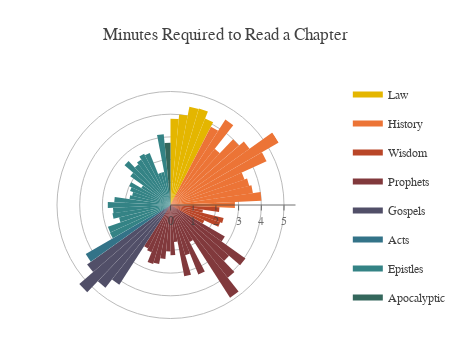

Notebook code for this chart:
### Markdown cell above
By the 1st year, we will have only completed 18% of the books on the bible. If this is not discouraging enough, after a further year, we would still not have completed the Old Testament (<span class="yellow-text">Law</span> to <span class="red-text">Prophets</span>). However, upon reaching the New Testament (<span class="blue-text">Gospels</span> to <span class="green-text">Apocalyptic</span>), we could complete the whole set of books within 9 months. The Old Testament is at least 3 times longer than the New Testament!

####  Chapter Length

Assuming that the average human reads <a href="http://www.readingsoft.com/" target="_blank">200 words per minute</a>, we can also estimate how long it will take to read 1 chapter every day:

### Code cell
bible["Minutes_p_Chapter"] = bible["Words"] / bible["Chapters"] / 200.
inputs = []

deg_incr = 360. / len(bible.index)
for name, group in __get_genre_groups():
    
    # Insert Legend Item
    inputs.append(
        py_go.Scatterpolar(
            r = [0, 0, 0, 0],
            theta = [0, 0, 0, 0],
            name = name,
            legendgroup = name,
            mode = 'none',
            fill = 'toself',
            fillcolor = __get_genre_colors()[name],
            showlegend = True
        )
    
    )    
    
    # Insert Each Book
    for key, val in group["Minutes_p_Chapter"].items():
        inputs.append(
            py_go.Scatterpolar(
                r = [0, val, val, 0],
                theta = [0,bible.index.get_loc(key)*deg_incr,(bible.index.get_loc(key)+1)*deg_incr,0],
                name = bible["Name"][key],
                legendgroup = name,
                mode = 'none',
                hoverinfo ='text',
                text=bible["Name"][key] + ": " + "{:.1f}".format(val) + " min",
                fill = 'toself',
                fillcolor = __get_genre_colors()[name],
                showlegend = False
            )
        )


layout = py_go.Layout(_d.py_layout)
layout["autosize"] = False
layout["width"] = 450
layout["height"] = 350
layout["margin"] = dict(t=80,l=0,r=0,b=20)
layout["title"] = "Minutes Required to Read a Chapter"
layout["polar"]["angularaxis"]["visible"]=False

fig = py_go.Figure(data=inputs, layout=layout)
py.iplot(fig, config=_d.py_config)

### Figure 1 — Plotly figure (JSON) as saved in the notebook; plotly's stock layout.template omitted (floating-point values rounded to 4 significant figures)
{"data": [{"fill": "toself", "fillcolor": "#e4b600", "legendgroup": "Law", "mode": "none", "name": "Law", "r": [0, 0, 0, 0], "showlegend": true, "theta": [0, 0, 0, 0], "type": "scatterpolar"}, {"fill": "toself", "fillcolor": "#e4b600", "hoverinfo": "text", "legendgroup": "Law", "mode": "none", "name": "Genesis", "r": [0, 3.804, 3.804, 0], "showlegend": false, "text": "Genesis: 3.8 min", "theta": [0, 0, 5.455, 0], "type": "scatterpolar"}, {"fill": "toself", "fillcolor": "#e4b600", "hoverinfo": "text", "legendgroup": "Law", "mode": "none", "name": "Exodus", "r": [0, 4.01, 4.01, 0], "showlegend": false, "text": "Exodus: 4.0 min", "theta": [0, 5.455, 10.91, 0], "type": "scatterpolar"}, {"fill": "toself", "fillcolor": "#e4b600", "hoverinfo": "text", "legendgroup": "Law", "mode": "none", "name": "Leviticus", "r": [0, 4.402, 4.402, 0], "showlegend": false, "text": "Leviticus: 4.4 min", "theta": [0, 10.91, 16.36, 0], "type": "scatterpolar"}, {"fill": "toself", "fillcolor": "#e4b600", "hoverinfo": "text", "legendgroup": "Law", "mode": "none", "name": "Numbers", "r": [0, 4.432, 4.432, 0], "showlegend": false, "text": "Numbers: 4.4 min", "theta": [0, 16.36, 21.82, 0], "type": "scatterpolar"}, {"fill": "toself", "fillcolor": "#e4b600", "hoverinfo": "text", "legendgroup": "Law", "mode": "none", "name": "Deuteronomy", "r": [0, 4.101, 4.101, 0], "showlegend": false, "text": "Deuteronomy: 4.1 min", "theta": [0, 21.82, 27.27, 0], "type": "scatterpolar"}, {"fill": "toself", "fillcolor": "#ec7436", "legendgroup": "History", "mode": "none", "name": "History", "r": [0, 0, 0, 0], "showlegend": true, "theta": [0, 0, 0, 0], "type": "scatterpolar"}, {"fill": "toself", "fillcolor": "#ec7436", "hoverinfo": "text", "legendgroup": "History", "mode": "none", "name": "Joshua", "r": [0, 3.884, 3.884, 0], "showlegend": false, "text": "Joshua: 3.9 min", "theta": [0, 27.27, 32.73, 0], "type": "scatterpolar"}, {"fill": "toself", "fillcolor": "#ec7436", "hoverinfo": "text", "legendgroup": "History", "mode": "none", "name": "Judges", "r": [0, 4.473, 4.473, 0], "showlegend": false, "text": "Judges: 4.5 min", "theta": [0, 32.73, 38.18, 0], "type": "scatterpolar"}, {"fill": "toself", "fillcolor": "#ec7436", "hoverinfo": "text", "legendgroup": "History", "mode": "none", "name": "Ruth", "r": [0, 3.15, 3.15, 0], "showlegend": false, "text": "Ruth: 3.1 min", "theta": [0, 38.18, 43.64, 0], "type": "scatterpolar"}, {"fill": "toself", "fillcolor": "#ec7436", "hoverinfo": "text", "legendgroup": "History", "mode": "none", "name": "1 Samuel", "r": [0, 3.995, 3.995, 0], "showlegend": false, "text": "1 Samuel: 4.0 min", "theta": [0, 43.64, 49.09, 0], "type": "scatterpolar"}, {"fill": "toself", "fillcolor": "#ec7436", "hoverinfo": "text", "legendgroup": "History", "mode": "none", "name": "2 Samuel", "r": [0, 4.275, 4.275, 0], "showlegend": false, "text": "2 Samuel: 4.3 min", "theta": [0, 49.09, 54.55, 0], "type": "scatterpolar"}, {"fill": "toself", "fillcolor": "#ec7436", "hoverinfo": "text", "legendgroup": "History", "mode": "none", "name": "1 Kings", "r": [0, 5.506, 5.506, 0], "showlegend": false, "text": "1 Kings: 5.5 min", "theta": [0, 54.55, 60.0, 0], "type": "scatterpolar"}, {"fill": "toself", "fillcolor": "#ec7436", "hoverinfo": "text", "legendgroup": "History", "mode": "none", "name": "2 Kings", "r": [0, 4.651, 4.651, 0], "showlegend": false, "text": "2 Kings: 4.7 min", "theta": [0, 60.0, 65.45, 0], "type": "scatterpolar"}, {"fill": "toself", "fillcolor": "#ec7436", "hoverinfo": "text", "legendgroup": "History", "mode": "none", "name": "1 Chronicles", "r": [0, 3.451, 3.451, 0], "showlegend": false, "text": "1 Chronicles: 3.5 min", "theta": [0, 65.45, 70.91, 0], "type": "scatterpolar"}, {"fill": "toself", "fillcolor": "#ec7436", "hoverinfo": "text", "legendgroup": "History", "mode": "none", "name": "2 Chronicles", "r": [0, 3.57, 3.57, 0], "showlegend": false, "text": "2 Chronicles: 3.6 min", "theta": [0, 70.91, 76.36, 0], "type": "scatterpolar"}, {"fill": "toself", "fillcolor": "#ec7436", "hoverinfo": "text", "legendgroup": "History", "mode": "none", "name": "Ezra", "r": [0, 3.667, 3.667, 0], "showlegend": false, "text": "Ezra: 3.7 min", "theta": [0, 76.36, 81.82, 0], "type": "scatterpolar"}, {"fill": "toself", "fillcolor": "#ec7436", "hoverinfo": "text", "legendgroup": "History", "mode": "none", "name": "Nehemiah", "r": [0, 4.01, 4.01, 0], "showlegend": false, "text": "Nehemiah: 4.0 min", "theta": [0, 81.82, 87.27, 0], "type": "scatterpolar"}, {"fill": "toself", "fillcolor": "#ec7436", "hoverinfo": "text", "legendgroup": "History", "mode": "none", "name": "Esther", "r": [0, 2.84, 2.84, 0], "showlegend": false, "text": "Esther: 2.8 min", "theta": [0, 87.27, 92.73, 0], "type": "scatterpolar"}, {"fill": "toself", "fillcolor": "#b94628", "legendgroup": "Wisdom", "mode": "none", "name": "Wisdom", "r": [0, 0, 0, 0], "showlegend": true, "theta": [0, 0, 0, 0], "type": "scatterpolar"}, {"fill": "toself", "fillcolor": "#b94628", "hoverinfo": "text", "legendgroup": "Wisdom", "mode": "none", "name": "Job", "r": [0, 2.16, 2.16, 0], "showlegend": false, "text": "Job: 2.2 min", "theta": [0, 92.73, 98.18, 0], "type": "scatterpolar"}, {"fill": "toself", "fillcolor": "#b94628", "hoverinfo": "text", "legendgroup": "Wisdom", "mode": "none", "name": "Psalms", "r": [0, 1.443, 1.443, 0], "showlegend": false, "text": "Psalms: 1.4 min", "theta": [0, 98.18, 103.6, 0], "type": "scatterpolar"}, {"fill": "toself", "fillcolor": "#b94628", "hoverinfo": "text", "legendgroup": "Wisdom", "mode": "none", "name": "Proverbs", "r": [0, 2.408, 2.408, 0], "showlegend": false, "text": "Proverbs: 2.4 min", "theta": [0, 103.6, 109.1, 0], "type": "scatterpolar"}, {"fill": "toself", "fillcolor": "#b94628", "hoverinfo": "text", "legendgroup": "Wisdom", "mode": "none", "name": "Ecclesiastes", "r": [0, 2.316, 2.316, 0], "showlegend": false, "text": "Ecclesiastes: 2.3 min", "theta": [0, 109.1, 114.5, 0], "type": "scatterpolar"}, {"fill": "toself", "fillcolor": "#b94628", "hoverinfo": "text", "legendgroup": "Wisdom", "mode": "none", "name": "Song of Solomon", "r": [0, 1.64, 1.64, 0], "showlegend": false, "text": "Song of Solomon: 1.6 min", "theta": [0, 114.5, 120.0, 0], "type": "scatterpolar"}, {"fill": "toself", "fillcolor": "#81393c", "legendgroup": "Prophets", "mode": "none", "name": "Prophets", "r": [0, 0, 0, 0], "showlegend": true, "theta": [0, 0, 0, 0], "type": "scatterpolar"}, {"fill": "toself", "fillcolor": "#81393c", "hoverinfo": "text", "legendgroup": "Prophets", "mode": "none", "name": "Isaiah", "r": [0, 2.764, 2.764, 0], "showlegend": false, "text": "Isaiah: 2.8 min", "theta": [0, 120.0, 125.5, 0], "type": "scatterpolar"}, {"fill": "toself", "fillcolor": "#81393c", "hoverinfo": "text", "legendgroup": "Prophets", "mode": "none", "name": "Jeremiah", "r": [0, 4.053, 4.053, 0], "showlegend": false, "text": "Jeremiah: 4.1 min", "theta": [0, 125.5, 130.9, 0], "type": "scatterpolar"}, {"fill": "toself", "fillcolor": "#81393c", "hoverinfo": "text", "legendgroup": "Prophets", "mode": "none", "name": "Lamentations", "r": [0, 3.414, 3.414, 0], "showlegend": false, "text": "Lamentations: 3.4 min", "theta": [0, 130.9, 136.4, 0], "type": "scatterpolar"}, {"fill": "toself", "fillcolor": "#81393c", "hoverinfo": "text", "legendgroup": "Prophets", "mode": "none", "name": "Ezekiel", "r": [0, 4.079, 4.079, 0], "showlegend": false, "text": "Ezekiel: 4.1 min", "theta": [0, 136.4, 141.8, 0], "type": "scatterpolar"}, {"fill": "toself", "fillcolor": "#81393c", "hoverinfo": "text", "legendgroup": "Prophets", "mode": "none", "name": "Daniel", "r": [0, 4.852, 4.852, 0], "showlegend": false, "text": "Daniel: 4.9 min", "theta": [0, 141.8, 147.3, 0], "type": "scatterpolar"}, {"fill": "toself", "fillcolor": "#81393c", "hoverinfo": "text", "legendgroup": "Prophets", "mode": "none", "name": "Hosea", "r": [0, 1.837, 1.837, 0], "showlegend": false, "text": "Hosea: 1.8 min", "theta": [0, 147.3, 152.7, 0], "type": "scatterpolar"}, {"fill": "toself", "fillcolor": "#81393c", "hoverinfo": "text", "legendgroup": "Prophets", "mode": "none", "name": "Joel", "r": [0, 3.298, 3.298, 0], "showlegend": false, "text": "Joel: 3.3 min", "theta": [0, 152.7, 158.2, 0], "type": "scatterpolar"}, {"fill": "toself", "fillcolor": "#81393c", "hoverinfo": "text", "legendgroup": "Prophets", "mode": "none", "name": "Amos", "r": [0, 2.304, 2.304, 0], "showlegend": false, "text": "Amos: 2.3 min", "theta": [0, 158.2, 163.6, 0], "type": "scatterpolar"}, {"fill": "toself", "fillcolor": "#81393c", "hoverinfo": "text", "legendgroup": "Prophets", "mode": "none", "name": "Obadiah", "r": [0, 3.2, 3.2, 0], "showlegend": false, "text": "Obadiah: 3.2 min", "theta": [0, 163.6, 169.1, 0], "type": "scatterpolar"}, {"fill": "toself", "fillcolor": "#81393c", "hoverinfo": "text", "legendgroup": "Prophets", "mode": "none", "name": "Jonah", "r": [0, 1.639, 1.639, 0], "showlegend": false, "text": "Jonah: 1.6 min", "theta": [0, 169.1, 174.5, 0], "type": "scatterpolar"}, {"fill": "toself", "fillcolor": "#81393c", "hoverinfo": "text", "legendgroup": "Prophets", "mode": "none", "name": "Micah", "r": [0, 2.211, 2.211, 0], "showlegend": false, "text": "Micah: 2.2 min", "theta": [0, 174.5, 180, 0], "type": "scatterpolar"}, {"fill": "toself", "fillcolor": "#81393c", "hoverinfo": "text", "legendgroup": "Prophets", "mode": "none", "name": "Nahum", "r": [0, 2.045, 2.045, 0], "showlegend": false, "text": "Nahum: 2.0 min", "theta": [0, 180, 185.5, 0], "type": "scatterpolar"}, {"fill": "toself", "fillcolor": "#81393c", "hoverinfo": "text", "legendgroup": "Prophets", "mode": "none", "name": "Habakkuk", "r": [0, 2.388, 2.388, 0], "showlegend": false, "text": "Habakkuk: 2.4 min", "theta": [0, 185.5, 190.9, 0], "type": "scatterpolar"}, {"fill": "toself", "fillcolor": "#81393c", "hoverinfo": "text", "legendgroup": "Prophets", "mode": "none", "name": "Zephaniah", "r": [0, 2.652, 2.652, 0], "showlegend": false, "text": "Zephaniah: 2.7 min", "theta": [0, 190.9, 196.4, 0], "type": "scatterpolar"}, {"fill": "toself", "fillcolor": "#81393c", "hoverinfo": "text", "legendgroup": "Prophets", "mode": "none", "name": "Haggai", "r": [0, 2.71, 2.71, 0], "showlegend": false, "text": "Haggai: 2.7 min", "theta": [0, 196.4, 201.8, 0], "type": "scatterpolar"}, {"fill": "toself", "fillcolor": "#81393c", "hoverinfo": "text", "legendgroup": "Prophets", "mode": "none", "name": "Zechariah", "r": [0, 2.248, 2.248, 0], "showlegend": false, "text": "Zechariah: 2.2 min", "theta": [0, 201.8, 207.3, 0], "type": "scatterpolar"}, {"fill": "toself", "fillcolor": "#81393c", "hoverinfo": "text", "legendgroup": "Prophets", "mode": "none", "name": "Malachi", "r": [0, 2.154, 2.154, 0], "showlegend": false, "text": "Malachi: 2.2 min", "theta": [0, 207.3, 212.7, 0], "type": "scatterpolar"}, {"fill": "toself", "fillcolor": "#514f68", "legendgroup": "Gospels", "mode": "none", "name": "Gospels", "r": [0, 0, 0, 0], "showlegend": true, "theta": [0, 0, 0, 0], "type": "scatterpolar"}, {"fill": "toself", "fillcolor": "#514f68", "hoverinfo": "text", "legendgroup": "Gospels", "mode": "none", "name": "Matthew", "r": [0, 4.17, 4.17, 0], "showlegend": false, "text": "Matthew: 4.2 min", "theta": [0, 212.7, 218.2, 0], "type": "scatterpolar"}, {"fill": "toself", "fillcolor": "#514f68", "hoverinfo": "text", "legendgroup": "Gospels", "mode": "none", "name": "Mark", "r": [0, 4.638, 4.638, 0], "showlegend": false, "text": "Mark: 4.6 min", "theta": [0, 218.2, 223.6, 0], "type": "scatterpolar"}, {"fill": "toself", "fillcolor": "#514f68", "hoverinfo": "text", "legendgroup": "Gospels", "mode": "none", "name": "Luke", "r": [0, 5.315, 5.315, 0], "showlegend": false, "text": "Luke: 5.3 min", "theta": [0, 223.6, 229.1, 0], "type": "scatterpolar"}, {"fill": "toself", "fillcolor": "#514f68", "hoverinfo": "text", "legendgroup": "Gospels", "mode": "none", "name": "John", "r": [0, 4.51, 4.51, 0], "showlegend": false, "text": "John: 4.5 min", "theta": [0, 229.1, 234.5, 0], "type": "scatterpolar"}, {"fill": "toself", "fillcolor": "#337388", "legendgroup": "Acts", "mode": "none", "name": "Acts", "r": [0, 0, 0, 0], "showlegend": true, "theta": [0, 0, 0, 0], "type": "scatterpolar"}, {"fill": "toself", "fillcolor": "#337388", "hoverinfo": "text", "legendgroup": "Acts", "mode": "none", "name": "Acts", "r": [0, 4.312, 4.312, 0], "showlegend": false, "text": "Acts: 4.3 min", "theta": [0, 234.5, 240.0, 0], "type": "scatterpolar"}, {"fill": "toself", "fillcolor": "#348385", "legendgroup": "Epistles", "mode": "none", "name": "Epistles", "r": [0, 0, 0, 0], "showlegend": true, "theta": [0, 0, 0, 0], "type": "scatterpolar"}, {"fill": "toself", "fillcolor": "#348385", "hoverinfo": "text", "legendgroup": "Epistles", "mode": "none", "name": "Romans", "r": [0, 2.938, 2.938, 0], "showlegend": false, "text": "Romans: 2.9 min", "theta": [0, 240.0, 245.5, 0], "type": "scatterpolar"}, {"fill": "toself", "fillcolor": "#348385", "hoverinfo": "text", "legendgroup": "Epistles", "mode": "none", "name": "1 Corinthians", "r": [0, 2.919, 2.919, 0], "showlegend": false, "text": "1 Corinthians: 2.9 min", "theta": [0, 245.5, 250.9, 0], "type": "scatterpolar"}, {"fill": "toself", "fillcolor": "#348385", "hoverinfo": "text", "legendgroup": "Epistles", "mode": "none", "name": "2 Corinthians", "r": [0, 2.333, 2.333, 0], "showlegend": false, "text": "2 Corinthians: 2.3 min", "theta": [0, 250.9, 256.4, 0], "type": "scatterpolar"}, {"fill": "toself", "fillcolor": "#348385", "hoverinfo": "text", "legendgroup": "Epistles", "mode": "none", "name": "Galatians", "r": [0, 2.583, 2.583, 0], "showlegend": false, "text": "Galatians: 2.6 min", "theta": [0, 256.4, 261.8, 0], "type": "scatterpolar"}, {"fill": "toself", "fillcolor": "#348385", "hoverinfo": "text", "legendgroup": "Epistles", "mode": "none", "name": "Ephesians", "r": [0, 2.538, 2.538, 0], "showlegend": false, "text": "Ephesians: 2.5 min", "theta": [0, 261.8, 267.3, 0], "type": "scatterpolar"}, {"fill": "toself", "fillcolor": "#348385", "hoverinfo": "text", "legendgroup": "Epistles", "mode": "none", "name": "Philippians", "r": [0, 2.765, 2.765, 0], "showlegend": false, "text": "Philippians: 2.8 min", "theta": [0, 267.3, 272.7, 0], "type": "scatterpolar"}, {"fill": "toself", "fillcolor": "#348385", "hoverinfo": "text", "legendgroup": "Epistles", "mode": "none", "name": "Colossians", "r": [0, 2.481, 2.481, 0], "showlegend": false, "text": "Colossians: 2.5 min", "theta": [0, 272.7, 278.2, 0], "type": "scatterpolar"}, {"fill": "toself", "fillcolor": "#348385", "hoverinfo": "text", "legendgroup": "Epistles", "mode": "none", "name": "1 Thessalonians", "r": [0, 1.825, 1.825, 0], "showlegend": false, "text": "1 Thessalonians: 1.8 min", "theta": [0, 278.2, 283.6, 0], "type": "scatterpolar"}, {"fill": "toself", "fillcolor": "#348385", "hoverinfo": "text", "legendgroup": "Epistles", "mode": "none", "name": "2 Thessalonians", "r": [0, 1.74, 1.74, 0], "showlegend": false, "text": "2 Thessalonians: 1.7 min", "theta": [0, 283.6, 289.1, 0], "type": "scatterpolar"}, {"fill": "toself", "fillcolor": "#348385", "hoverinfo": "text", "legendgroup": "Epistles", "mode": "none", "name": "1 Timothy", "r": [0, 1.885, 1.885, 0], "showlegend": false, "text": "1 Timothy: 1.9 min", "theta": [0, 289.1, 294.5, 0], "type": "scatterpolar"}, {"fill": "toself", "fillcolor": "#348385", "hoverinfo": "text", "legendgroup": "Epistles", "mode": "none", "name": "2 Timothy", "r": [0, 1.999, 1.999, 0], "showlegend": false, "text": "2 Timothy: 2.0 min", "theta": [0, 294.5, 300, 0], "type": "scatterpolar"}, {"fill": "toself", "fillcolor": "#348385", "hoverinfo": "text", "legendgroup": "Epistles", "mode": "none", "name": "Titus", "r": [0, 1.487, 1.487, 0], "showlegend": false, "text": "Titus: 1.5 min", "theta": [0, 300, 305.5, 0], "type": "scatterpolar"}, {"fill": "toself", "fillcolor": "#348385", "hoverinfo": "text", "legendgroup": "Epistles", "mode": "none", "name": "Philemon", "r": [0, 2.175, 2.175, 0], "showlegend": false, "text": "Philemon: 2.2 min", "theta": [0, 305.5, 310.9, 0], "type": "scatterpolar"}, {"fill": "toself", "fillcolor": "#348385", "hoverinfo": "text", "legendgroup": "Epistles", "mode": "none", "name": "Hebrews", "r": [0, 2.678, 2.678, 0], "showlegend": false, "text": "Hebrews: 2.7 min", "theta": [0, 310.9, 316.4, 0], "type": "scatterpolar"}, {"fill": "toself", "fillcolor": "#348385", "hoverinfo": "text", "legendgroup": "Epistles", "mode": "none", "name": "James", "r": [0, 2.279, 2.279, 0], "showlegend": false, "text": "James: 2.3 min", "theta": [0, 316.4, 321.8, 0], "type": "scatterpolar"}, {"fill": "toself", "fillcolor": "#348385", "hoverinfo": "text", "legendgroup": "Epistles", "mode": "none", "name": "1 Peter", "r": [0, 2.387, 2.387, 0], "showlegend": false, "text": "1 Peter: 2.4 min", "theta": [0, 321.8, 327.3, 0], "type": "scatterpolar"}, {"fill": "toself", "fillcolor": "#348385", "hoverinfo": "text", "legendgroup": "Epistles", "mode": "none", "name": "2 Peter", "r": [0, 2.538, 2.538, 0], "showlegend": false, "text": "2 Peter: 2.5 min", "theta": [0, 327.3, 332.7, 0], "type": "scatterpolar"}, {"fill": "toself", "fillcolor": "#348385", "hoverinfo": "text", "legendgroup": "Epistles", "mode": "none", "name": "1 John", "r": [0, 2.465, 2.465, 0], "showlegend": false, "text": "1 John: 2.5 min", "theta": [0, 332.7, 338.2, 0], "type": "scatterpolar"}, {"fill": "toself", "fillcolor": "#348385", "hoverinfo": "text", "legendgroup": "Epistles", "mode": "none", "name": "2 John", "r": [0, 1.475, 1.475, 0], "showlegend": false, "text": "2 John: 1.5 min", "theta": [0, 338.2, 343.6, 0], "type": "scatterpolar"}, {"fill": "toself", "fillcolor": "#348385", "hoverinfo": "text", "legendgroup": "Epistles", "mode": "none", "name": "3 John", "r": [0, 1.48, 1.48, 0], "showlegend": false, "text": "3 John: 1.5 min", "theta": [0, 343.6, 349.1, 0], "type": "scatterpolar"}, {"fill": "toself", "fillcolor": "#348385", "hoverinfo": "text", "legendgroup": "Epistles", "mode": "none", "name": "Jude", "r": [0, 3.135, 3.135, 0], "showlegend": false, "text": "Jude: 3.1 min", "theta": [0, 349.1, 354.5, 0], "type": "scatterpolar"}, {"fill": "toself", "fillcolor": "#34675c", "legendgroup": "Apocalyptic", "mode": "none", "name": "Apocalyptic", "r": [0, 0, 0, 0], "showlegend": true, "theta": [0, 0, 0, 0], "type": "scatterpolar"}, {"fill": "toself", "fillcolor": "#34675c", "hoverinfo": "text", "legendgroup": "Apocalyptic", "mode": "none", "name": "Revelation", "r": [0, 2.738, 2.738, 0], "showlegend": false, "text": "Revelation: 2.7 min", "theta": [0, 354.5, 360, 0], "type": "scatterpolar"}], "layout": {"autosize": false, "font": {"color": "#424242", "family": "Source Sans Pro"}, "height": 350, "margin": {"b": 20, "l": 0, "r": 0, "t": 80}, "paper_bgcolor": "#ffffff", "plot_bgcolor": "#ffffff", "polar": {"angularaxis": {"color": "#424242bf", "direction": "clockwise", "visible": false}, "bgcolor": "#ffffff", "radialaxis": {"color": "#424242bf"}}, "title": "Minutes Required to Read a Chapter", "width": 450, "xaxis": {"color": "#424242bf"}, "yaxis": {"color": "#424242bf"}}}
